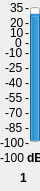
     <widget class="QWidget" name="widget" native="true">
      <property name="geometry">
       <rect>
        <x>0</x>
        <y>40</y>
        <width>40</width>
        <height>191</height>
       </rect>
      </property>
      <widget class="QProgressBar" name="progressBar">
       <property name="geometry">
        <rect>
         <x>30</x>
         <y>7</y>
         <width>10</width>
         <height>135</height>
        </rect>
       </property>
       <property name="contextMenuPolicy">
        <enum>Qt::DefaultContextMenu</enum>
       </property>
       <property name="toolTip">
        <string>Local Input 1 Meter</string>
       </property>
       <property name="statusTip">
        <string/>
       </property>
       <property name="whatsThis">
        <string/>
       </property>
       <property name="autoFillBackground">
        <bool>false</bool>
       </property>
       <property name="minimum">
        <number>-100</number>
       </property>
       <property name="maximum">
        <number>35</number>
       </property>
       <property name="value">
        <number>24</number>
       </property>
       <property name="textVisible">
        <bool>true</bool>
       </property>
       <property name="orientation">
        <enum>Qt::Vertical</enum>
       </property>
       <property name="invertedAppearance">
        <bool>false</bool>
       </property>
       <property name="format">
        <string>%p%</string>
       </property>
      </widget>
      <widget class="QLabel" name="m0">
       <property name="geometry">
        <rect>
         <x>25</x>
         <y>0</y>
         <width>16</width>
         <height>16</height>
        </rect>
       </property>
       <property name="text">
        <string>-</string>
       </property>
      </widget>
      <widget class="QLabel" name="t35">
       <property name="geometry">
        <rect>
         <x>10</x>
         <y>0</y>
         <width>16</width>
         <height>16</height>
        </rect>
       </property>
       <property name="text">
        <string>35</string>
       </property>
      </widget>
      <widget class="QLabel" name="tn100">
       <property name="geometry">
        <rect>
         <x>0</x>
         <y>135</y>
         <width>31</width>
         <height>16</height>
        </rect>
       </property>
       <property name="text">
        <string>-100</string>
       </property>
      </widget>
      <widget class="QLabel" name="m15">
       <property name="geometry">
        <rect>
         <x>25</x>
         <y>15</y>
         <width>16</width>
         <height>16</height>
        </rect>
       </property>
       <property name="text">
        <string>-</string>
       </property>
      </widget>
      <widget class="QLabel" name="m25">
       <property name="geometry">
        <rect>
         <x>25</x>
         <y>25</y>
         <width>16</width>
         <height>16</height>
        </rect>
       </property>
       <property name="text">
        <string>-</string>
       </property>
      </widget>
      <widget class="QLabel" name="m90">
       <property name="geometry">
        <rect>
         <x>25</x>
         <y>90</y>
         <width>16</width>
         <height>16</height>
        </rect>
       </property>
       <property name="text">
        <string>-</string>
       </property>
      </widget>
      <widget class="QLabel" name="m105">
       <property name="geometry">
        <rect>
         <x>25</x>
         <y>105</y>
         <width>16</width>
         <height>16</height>
        </rect>
       </property>
       <property name="text">
        <string>-</string>
       </property>
      </widget>
      <widget class="QLabel" name="m120">
       <property name="geometry">
        <rect>
         <x>25</x>
         <y>120</y>
         <width>16</width>
         <height>16</height>
        </rect>
       </property>
       <property name="text">
        <string>-</string>
       </property>
      </widget>
      <widget class="QLabel" name="m135">
       <property name="geometry">
        <rect>
         <x>25</x>
         <y>135</y>
         <width>16</width>
         <height>16</height>
        </rect>
       </property>
       <property name="text">
        <string>-</string>
       </property>
      </widget>
      <widget class="QLabel" name="m45">
       <property name="geometry">
        <rect>
         <x>25</x>
         <y>45</y>
         <width>16</width>
         <height>16</height>
        </rect>
       </property>
       <property name="text">
        <string>-</string>
       </property>
      </widget>
      <widget class="QLabel" name="m60">
       <property name="geometry">
        <rect>
         <x>25</x>
         <y>60</y>
         <width>16</width>
         <height>16</height>
        </rect>
       </property>
       <property name="text">
        <string>-</string>
       </property>
      </widget>
      <widget class="QLabel" name="m75">
       <property name="geometry">
        <rect>
         <x>25</x>
         <y>75</y>
         <width>16</width>
         <height>16</height>
        </rect>
       </property>
       <property name="text">
        <string>-</string>
       </property>
      </widget>
      <widget class="QLabel" name="t20">
       <property name="geometry">
        <rect>
         <x>10</x>
         <y>15</y>
         <width>16</width>
         <height>16</height>
        </rect>
       </property>
       <property name="text">
        <string>20</string>
       </property>
      </widget>
      <widget class="QLabel" name="t5">
       <property name="geometry">
        <rect>
         <x>10</x>
         <y>25</y>
         <width>16</width>
         <height>16</height>
        </rect>
       </property>
       <property name="text">
        <string>10</string>
       </property>
      </widget>
      <widget class="QLabel" name="tn10">
       <property name="geometry">
        <rect>
         <x>5</x>
         <y>45</y>
         <width>21</width>
         <height>16</height>
        </rect>
       </property>
       <property name="text">
        <string>-10</string>
       </property>
      </widget>
      <widget class="QLabel" name="tn25">
       <property name="geometry">
        <rect>
         <x>5</x>
         <y>60</y>
         <width>21</width>
         <height>16</height>
        </rect>
       </property>
       <property name="text">
        <string>-25</string>
       </property>
      </widget>
      <widget class="QLabel" name="tn40">
       <property name="geometry">
        <rect>
         <x>5</x>
         <y>75</y>
         <width>21</width>
         <height>16</height>
        </rect>
       </property>
       <property name="text">
        <string>-40</string>
       </property>
      </widget>
      <widget class="QLabel" name="tn55">
       <property name="geometry">
        <rect>
         <x>5</x>
         <y>90</y>
         <width>21</width>
         <height>16</height>
        </rect>
       </property>
       <property name="text">
        <string>-55</string>
       </property>
      </widget>
      <widget class="QLabel" name="tn70">
       <property name="geometry">
        <rect>
         <x>5</x>
         <y>105</y>
         <width>21</width>
         <height>16</height>
        </rect>
       </property>
       <property name="text">
        <string>-70</string>
       </property>
      </widget>
      <widget class="QLabel" name="tn85">
       <property name="geometry">
        <rect>
         <x>5</x>
         <y>120</y>
         <width>21</width>
         <height>16</height>
        </rect>
       </property>
       <property name="text">
        <string>-85</string>
       </property>
      </widget>
      <widget class="QLabel" name="m35">
       <property name="geometry">
        <rect>
         <x>25</x>
         <y>35</y>
         <width>16</width>
         <height>16</height>
        </rect>
       </property>
       <property name="text">
        <string>-</string>
       </property>
      </widget>
      <widget class="QLabel" name="t0">
       <property name="geometry">
        <rect>
         <x>15</x>
         <y>35</y>
         <width>16</width>
         <height>16</height>
        </rect>
       </property>
       <property name="text">
        <string>0</string>
       </property>
      </widget>
      <widget class="QLabel" name="value">
       <property name="geometry">
        <rect>
         <x>0</x>
         <y>150</y>
         <width>31</width>
         <height>16</height>
        </rect>
       </property>
       <property name="autoFillBackground">
        <bool>false</bool>
       </property>
       <property name="frameShadow">
        <enum>QFrame::Plain</enum>
       </property>
       <property name="text">
        <string>-100</string>
       </property>
      </widget>
      <widget class="QLabel" name="dB">
       <property name="geometry">
        <rect>
         <x>27</x>
         <y>150</y>
         <width>16</width>
         <height>16</height>
        </rect>
       </property>
       <property name="font">
        <font>
         <weight>75</weight>
         <bold>true</bold>
        </font>
       </property>
       <property name="text">
        <string>dB</string>
       </property>
      </widget>
      <widget class="QLabel" name="number">
       <property name="geometry">
        <rect>
         <x>20</x>
         <y>170</y>
         <width>16</width>
         <height>16</height>
        </rect>
       </property>
       <property name="font">
        <font>
         <weight>75</weight>
         <bold>true</bold>
        </font>
       </property>
       <property name="text">
        <string>1</string>
       </property>
      </widget>
      <widget class="Line" name="line">
       <property name="geometry">
        <rect>
         <x>35</x>
         <y>0</y>
         <width>16</width>
         <height>191</height>
        </rect>
       </property>
       <property name="orientation">
        <enum>Qt::Vertical</enum>
       </property>
      </widget>
     </widget>
